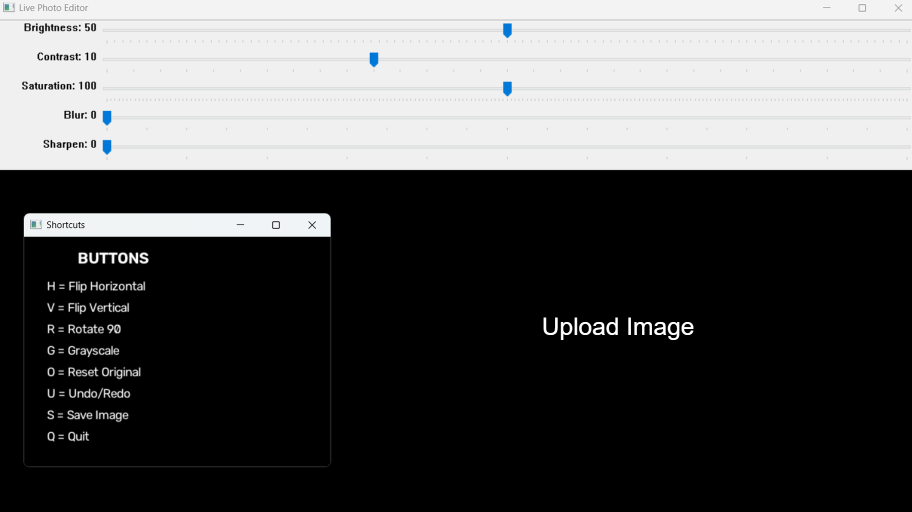
#> input picture Screenshot 2026-08-13 175507.png, 1824 x 1024 px (shown at 1/2 size); its folder holds only this picture in this run
$ python Live_Photo_Editor.py
#> lines starting #> are read from the running program, lines starting #| are printed output that depends on the picture; after the words box and inside, x2 and y2 are one past the last pixel; in counts of white or black regions, pixels touching at a corner belong together
import cv2
import numpy as np
from tkinter import Tk  #----GUI Library of py
from tkinter.filedialog import asksaveasfilename
from tkinter import filedialog

#-------------------------choose image from Pc

file_path = filedialog.askopenfilename(
    title="Choose Image",
    filetypes=[
        ("Image Files", "*.jpg *.jpeg *.png *.bmp")
    ]
)
#> the answer given: Screenshot 2026-08-13 175507.png

image = cv2.imread(file_path)
#> image is the input picture: shape (1024, 1824, 3); mean B, G, R 84.1, 84, 83.8
original = cv2.imread(file_path)

if original is None:
    print("Image not found!")
    exit()

# --------------Original image (Reset ke liye)
master = original.copy()
original = original.copy()

# ----------------------Window ka name
window_name = "Live Photo Editor"


# ---------------------- Display image without crop/stretch

def prepare_display_image(image):

    height, width = image.shape[:2]

    # Maximum area in which the image can be displayed.

    max_width = 1200
    max_height = 650

    # Find how much the image needs to be reduced.

    width_ratio = max_width / width
    height_ratio = max_height / height

    scale = min(
        width_ratio,
        height_ratio
    )

    # Do not enlarge a small image.

    if scale > 1:
        scale = 1

    # Calculate new size using the SAME scale
    # for width and height.
    # This keeps the original shape.

    new_width = int(width * scale)
    new_height = int(height * scale)

    # Resize only when the image is too large.

    if scale < 1:

        display_image = cv2.resize(
            image,
            (new_width, new_height),
            interpolation=cv2.INTER_AREA
        )

    else:

        display_image = image.copy()

    # Create empty display area.

    canvas = np.zeros(
        (
            max_height,
            max_width,
            3
        ),
        dtype=np.uint8
    )

    # Find the position needed to put
    # the image exactly in the center.

    x_position = (
        max_width - new_width
    ) // 2

    y_position = (
        max_height - new_height
    ) // 2

    # Put the complete image in the center.
    # Empty space will remain around it.

    canvas[
        y_position:y_position + new_height,
        x_position:x_position + new_width
    ] = display_image

    return canvas

#-----------------------Create Another window to show Buttons

BUTTONS = np.zeros((300, 400, 3), dtype=np.uint8)

cv2.putText(BUTTONS, "KEYBOARD BUTTONS", (70, 35),
            cv2.FONT_HERSHEY_SIMPLEX, 0.7, (255,255,255), 2)

keys = [
    "H = Flip Horizontal",        "V = Flip Vertical",
    "R = Rotate 90",              "G = Grayscale",
    "O = Reset Original",         "U = Undo/Redo",
    "S = Save Image",             "Q = Quit"
]

y = 70
for text in keys:
    cv2.putText(BUTTONS, text, (30, y),
                cv2.FONT_HERSHEY_SIMPLEX, 0.55, (255,255,255), 1)
    y += 28

cv2.namedWindow(
    window_name,
    cv2.WINDOW_NORMAL
)

cv2.imshow("Shortcuts", BUTTONS)
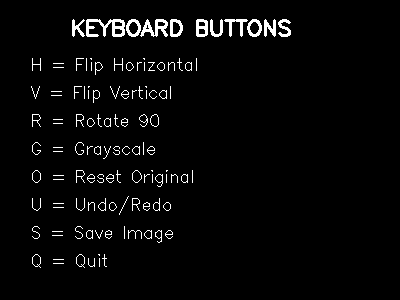
#> window 'Shortcuts': shape (300, 400, 3); 3.2% white in thin lines or dots, all inside (x1, y1, x2, y2) = (31, 19, 291, 268)


# Slider Function
# slider ke liye empty / callback funtion
# slider jb move krta h to vo function ko call back krta h
def nothing(x):
    pass

cv2.namedWindow(
    window_name,
    cv2.WINDOW_NORMAL
)

cv2.resizeWindow(
    window_name,
    1200,
    650
)


# Brightness Slider
cv2.createTrackbar("Brightness", window_name, 50, 100, nothing)

# Contrast Slider
cv2.createTrackbar("Contrast", window_name, 10, 30, nothing)

# Saturation Slider
cv2.createTrackbar("Saturation", window_name, 100,200, nothing)

# Blur Slider

cv2.createTrackbar("Blur",window_name, 0,20, nothing)

# Sharpen slider

cv2.createTrackbar("Sharpen",window_name, 0,10, nothing)

# Undo Redo funtion
def show_comparison(master, display):

    height = min(master.shape[0], display.shape[0])

    master = cv2.resize(
        master,
        (int(master.shape[1] * height / master.shape[0]), height)
    )

    display = cv2.resize(
        display,
        (int(display.shape[1] * height / display.shape[0]), height)
    )

    comparison = np.hstack((master, display))

    cv2.imshow("Original | Edited", comparison)

while True:
# ---------------- Brightness Slider ----------------
 brightness = cv2.getTrackbarPos("Brightness", window_name) - 50

# ---------------- Contrast Slider ----------------
 contrast = cv2.getTrackbarPos("Contrast", window_name)

# ---------------- Saturation Slider ----------------
 saturation = cv2.getTrackbarPos("Saturation", window_name)

 #----------------Blur Slider-------------------------

 blur =cv2.getTrackbarPos("Blur",window_name)

 #--------------Sharpen slider------------------

 sharpen =cv2.getTrackbarPos("Sharpen",window_name)

# Start from current image
 display = original.copy()

# ---------------- Apply Brightness ----------------
 display = np.clip(
    display.astype(np.int16) + brightness,
    0,
    255
).astype(np.uint8)

# ---------------- Apply Contrast ----------------
 display = np.clip(
    display.astype(np.float32) * (contrast / 10),
    0,
    255
).astype(np.uint8)

# ---------------- Apply Saturation ----------------
# h= hue (color type)
# s = saturation
# v = value
 hsv = cv2.cvtColor(display, cv2.COLOR_BGR2HSV)
#> hsv: shape (1024, 1824, 3); mean H, S, V 3.2, 0.5, 84.1

 h, s, v = cv2.split(hsv)
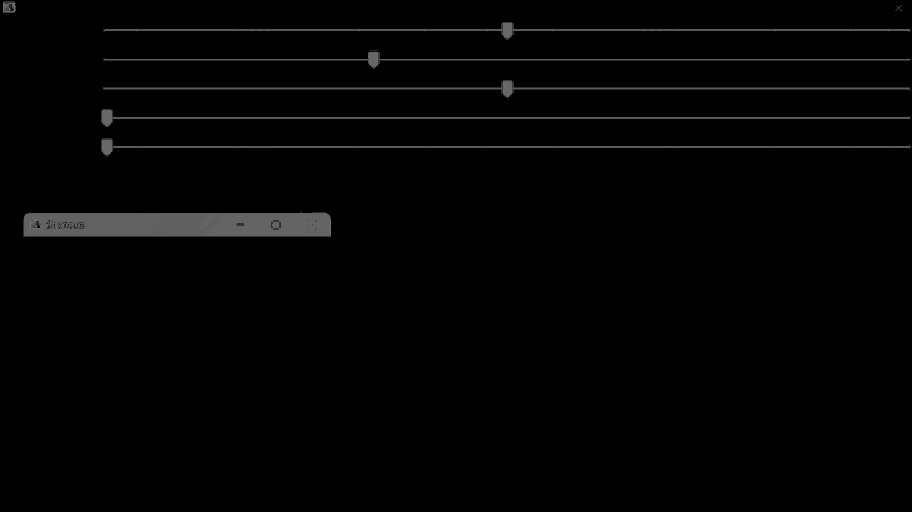
#> h: shape (1024, 1824) (shown at 1/2 size); min 0, max 170, mean 3.2
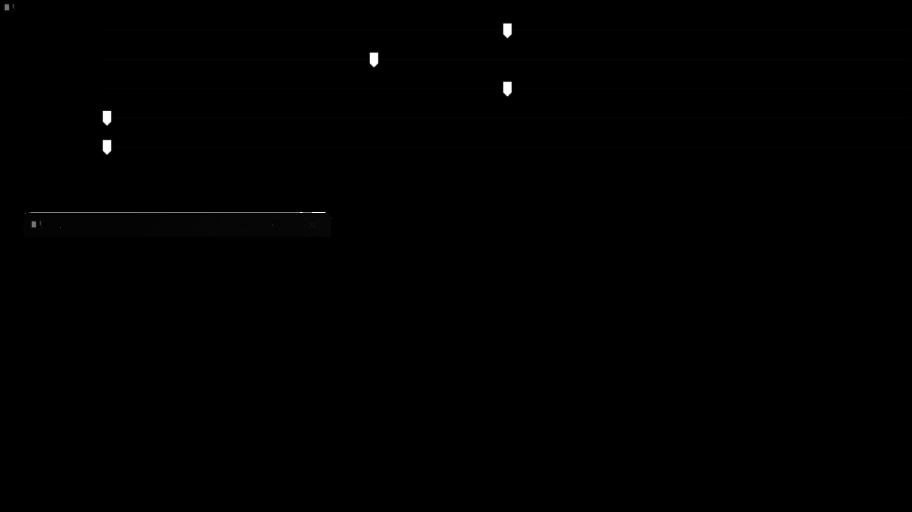
#> s: shape (1024, 1824) (shown at 1/2 size); min 0, max 255, mean 0.5

 s = np.clip(
    s.astype(np.float32) * (saturation / 100), #change value of saturation (pixel)
    0,
    255
).astype(np.uint8)

 hsv = cv2.merge((h, s, v))

 display = cv2.cvtColor(hsv, cv2.COLOR_HSV2BGR)

 #-------------- Apply Blur ---------------------
 if blur>0:
       kernel = blur*2+1
       display = cv2.GaussianBlur(display,(kernel,kernel),0)


#--------------- Apply Sharpen ---------------------------

 if sharpen>0:
    kernel= np.array([[0,-1,0],
                   [-1,5 + sharpen,-1],
                   [0,-1,0]],dtype=np.float32)
    display= cv2.filter2D(display,-1,kernel)


# ---------------- Show ----------------

 # Prepare image for display.
 # Large image -> smaller.
 # Small image -> original size.
 # Image stays centered.
 # Empty space is left around it.
 # No crop and no stretch.

 display_image = prepare_display_image(
     display
 )
#> in prepare_display_image, `display_image = cv2.resize( image, (new_width, new_height), interpolat..`:
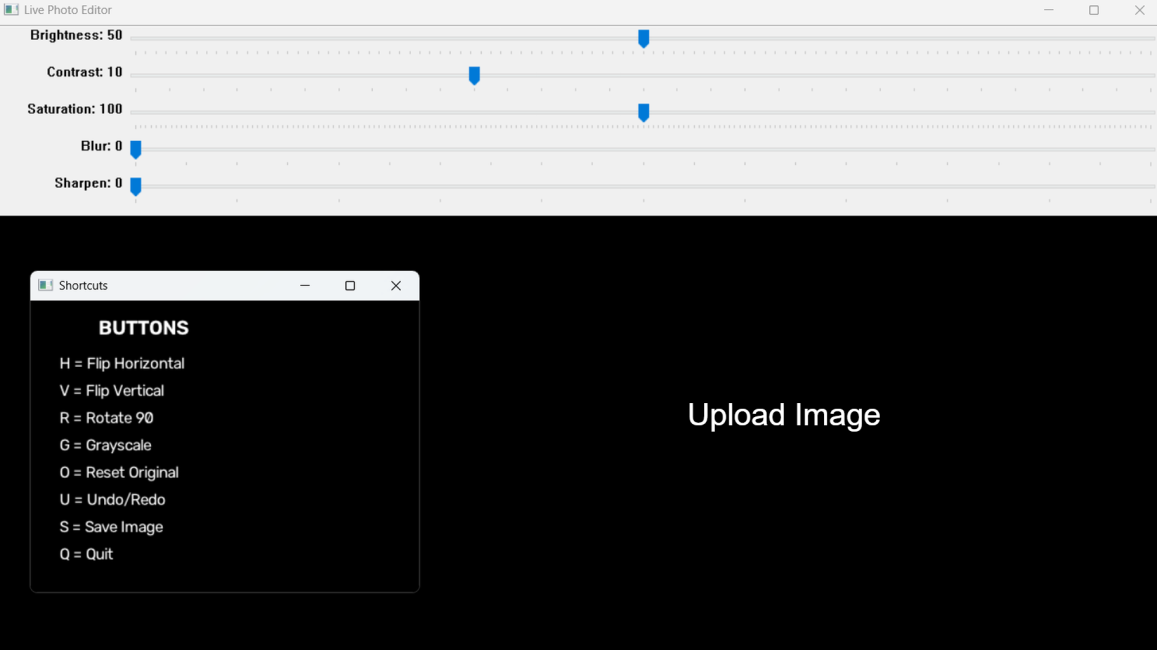
#> display_image: shape (650, 1157, 3); mean B, G, R 84.1, 84, 83.8
#> in prepare_display_image, `canvas[ y_position:y_position + new_height, x_position:x_position + ne..`:
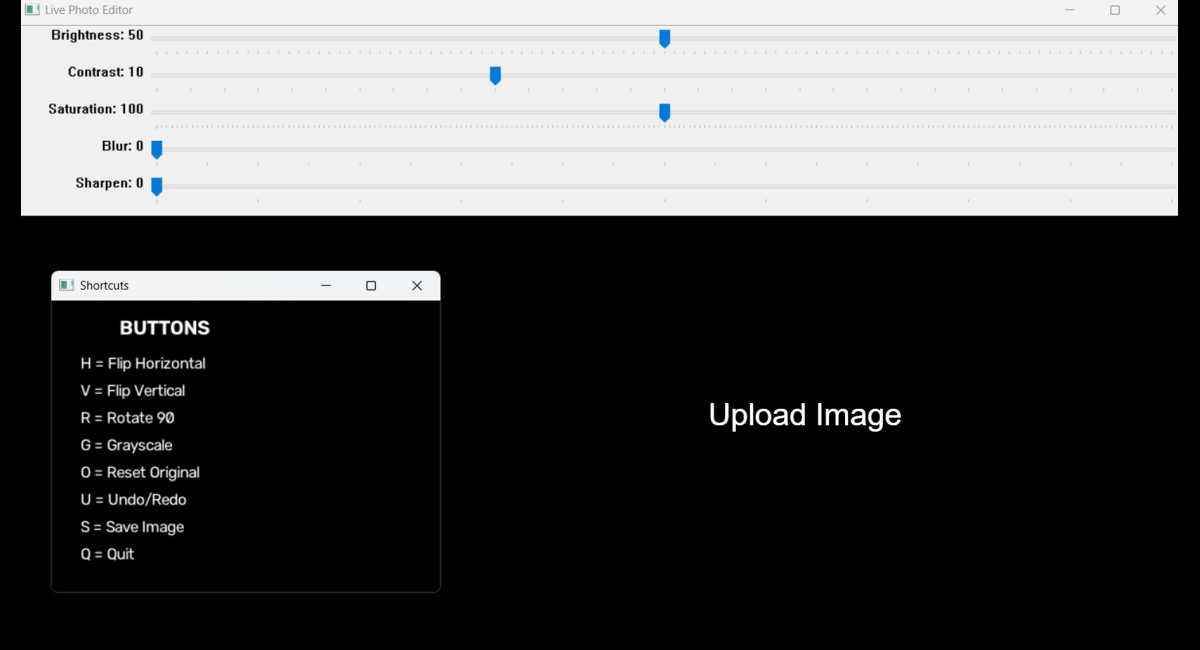
#> canvas: shape (650, 1200, 3); mean B, G, R 81.1, 81, 80.8

 cv2.imshow(
     window_name,
     display_image
 )


   #--------------------- Keyboard Input
 key = cv2.waitKey(1)
#> (key q is pressed here)

 # ---------------- Horizontal Flip
 if key == ord('h'):
        original = cv2.flip(original, 1)
        print("Horizontal Flip")

    # ---------------- Vertical Flip
 elif key == ord('v'):
        original = cv2.flip(original, 0)
        print("Vertical Flip")

    # ---------------- Rotate by 90
 elif key == ord('r'):
        original = cv2.rotate(original, cv2.ROTATE_90_CLOCKWISE)
        print("Rotated")

    # ---------------- Grayscale(Black and White)
 elif key == ord('g'):
        gray = cv2.cvtColor(original, cv2.COLOR_BGR2GRAY)
        original = cv2.cvtColor(gray, cv2.COLOR_GRAY2BGR)
        print("Grayscale")

    # ---------------- Reset
 elif key == ord('o'):
        original = master.copy()
        cv2.setTrackbarPos("Brightness", window_name, 50)
        cv2.setTrackbarPos("Contrast", window_name, 10)
        cv2.setTrackbarPos("Saturation", window_name, 100)
        cv2.setTrackbarPos("Blur", window_name, 0)
        cv2.setTrackbarPos("Sharpen", window_name, 0)
        print("Image Reset")

    # -----------------UNdo/Redo for comparison

 elif key == ord('u'):
    show_comparison(master, display)

    # ---------------- Save image by using Tkinter library ( GUI ) of python
 elif key == ord('s'):

    root = Tk()
    root.withdraw()

    file_path = asksaveasfilename(
        defaultextension=".jpg",
        filetypes=[
            ("JPEG Image", "*.jpg"),
            ("PNG Image", "*.png"),
            ("All Files", "*.*")
        ]
    )

    if file_path:
        cv2.imwrite(file_path, display)
        print("Image Saved Successfully")
    else:
        print("Save Cancelled")

    # ---------------- Quit
 elif key == ord('q'):
        print("Closing Editor...")
        break

cv2.destroyAllWindows()
